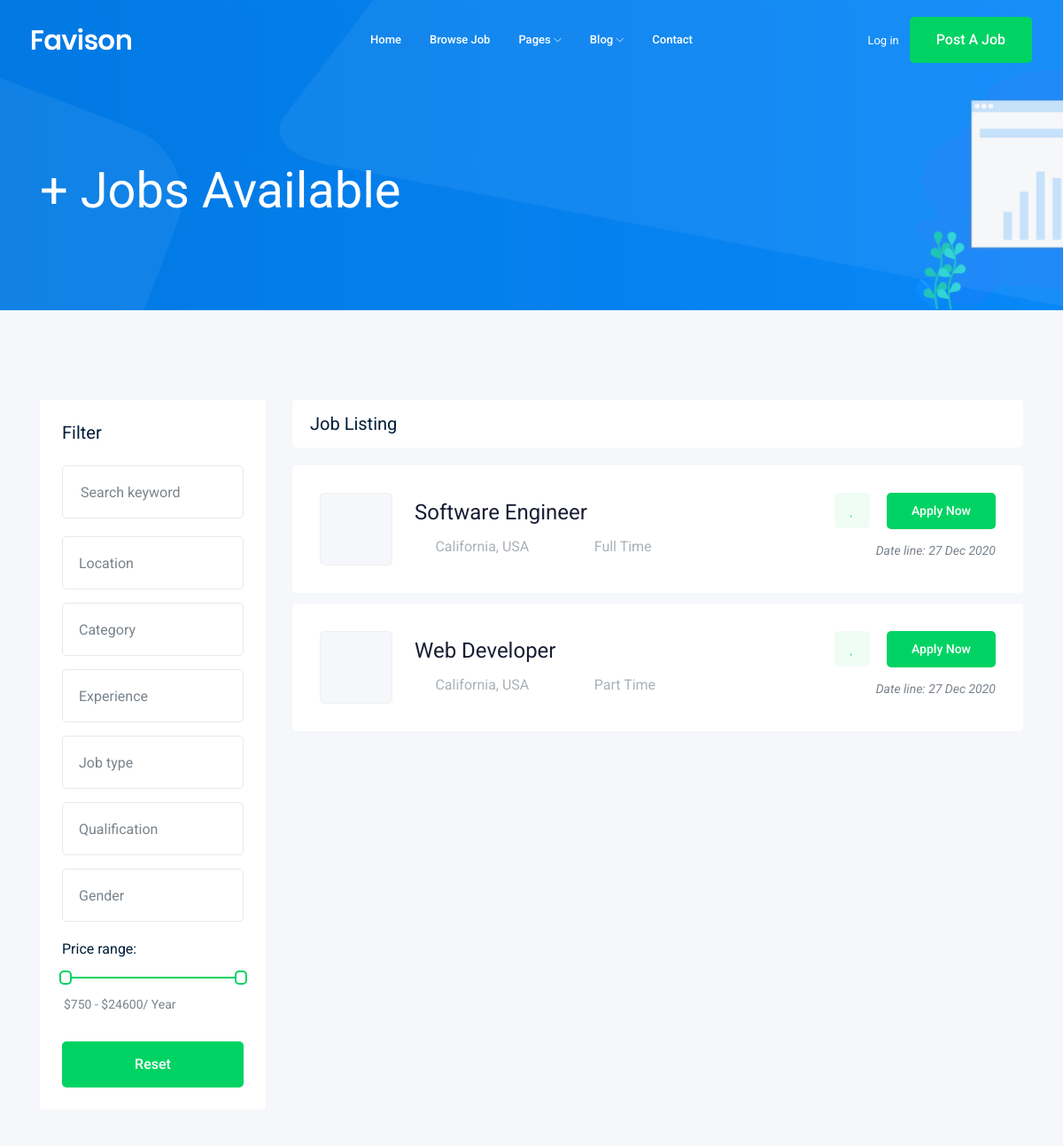
Before: /Job/ (upper part) with the older database file.
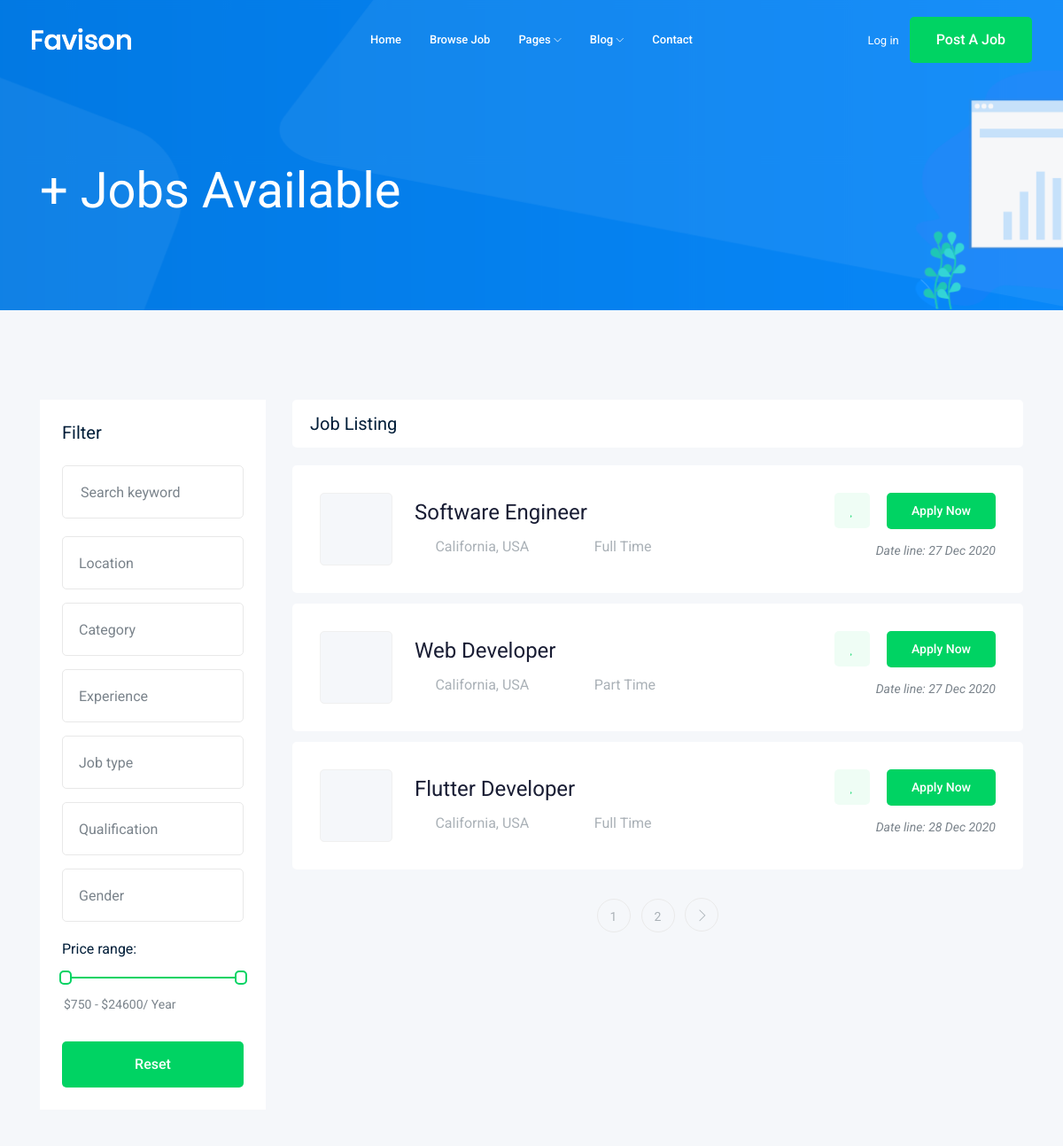
After: the same page with the newer database file.
### Job/models.py (models this page shows, shortened)
class Job(models.Model): #table
    owner=models.ForeignKey(User,on_delete=models.CASCADE,related_name='job_owner')
    title= models.CharField(max_length=100)  #column
    job_type=models.CharField(max_length=15,choices=JOB_TYPE)
    description=models.TextField(max_length=1000)
    published_at=models.DateTimeField(auto_now=True)
    Vacancy=models.IntegerField(default=1)
    Salary=models.IntegerField(default=0)
    experience=models.IntegerField(default=1)
    category=models.ForeignKey('Category',on_delete=models.CASCADE)
    image=models.ImageField(upload_to=image_upload)
    slug=models.SlugField(null=True,blank=True)
    def __str__(self):
        return self.title

### Job/views.py (the view)
# urls.py: path('',views.Job_List,name='job_list'),
def Job_List(request):
    Job_List=Job.objects.all()
    paginator = Paginator(Job_List, 3)
    page_number = request.GET.get('page')
    page_obj = paginator.get_page(page_number)
    context={'Job':page_obj} #template name
    return render(request,'Job/Job_List.html',context)

### Job/templates/Job/Job_List.html (shortened to what this page needs)
{% extends 'base.html' %}
{% block body %}
    <div class="bradcam_area bradcam_bg_1">
        <div class="container">
            <div class="row">
                <div class="col-xl-12">
                    <div class="bradcam_text">
                        <h3>{{ Job.count }}+ Jobs Available</h3>
                    </div>
                </div>
            </div>
        </div>
    </div>
    <div class="job_listing_area plus_padding">
        <div class="container">
            <div class="row">
                <div class="col-lg-3">
                    <div class="job_filter white-bg">
                        <div class="form_inner white-bg">
                            <h3>Filter</h3>
                            <form action="#">
                                <div class="row">
                                    <div class="col-lg-12">
                                        <div class="single_field">
                                            <input type="text" placeholder="Search keyword">
                                        </div>
                                    </div>
                                    <div class="col-lg-12">
                                    </div>
                                    <div class="col-lg-12">
                                    </div>
                                    <div class="col-lg-12">
                                    </div>
                                    <div class="col-lg-12">
                                    </div>
                                    <div class="col-lg-12">
                                    </div>
                                    <div class="col-lg-12">
                                    </div>
                                </div>
                            </form>
                        </div>
                        <div class="range_wrap">
                            <label for="amount">Price range:</label>
                            <div id="slider-range"></div>
                            <p>
                                <input type="text" id="amount" readonly style="border:0; color:#7A838B; font-size: 14px; font-weight:400;">
                            </p>
                        </div>
                        <div class="reset_btn">
                            <button  class="boxed-btn3 w-100" type="submit">Reset</button>
                        </div>
                    </div>
                </div>
                <div class="col-lg-9">
                    <div class="recent_joblist_wrap">
                        <div class="recent_joblist white-bg ">
                            <div class="row align-items-center">
                                <div class="col-md-6">
                                    <h4>Job Listing</h4>
                                </div>
                                <div class="col-md-6"></div>
                            </div>
                        </div>
                    </div>
                    <div class="job_lists m-0">
                        <div class="row">
                            {% for job in Job %}
                            <div class="col-lg-12 col-md-12">
                                <div class="single_jobs white-bg d-flex justify-content-between">
                                    <div class="jobs_left d-flex align-items-center">
                                        <div class="thumb">
                                        </div>
                                        <div class="jobs_conetent">
                                            <a href="{% url 'jobs:job_detail' job.slug %}"><h4>{{ job }}</h4></a>
                                            <div class="links_locat d-flex align-items-center">
                                                <div class="location">
                                                    <p> <i class="fa fa-map-marker"></i> California, USA</p>
                                                </div>
                                                <div class="location">
                                                    <p> <i class="fa fa-clock-o"></i> {{ job.job_type }}</p>
                                                </div>
                                            </div>
                                        </div>
                                    </div>
                                    <div class="jobs_right">
                                        <div class="apply_now">
                                            <a class="heart_mark" href="#"> <i class="fa fa-heart"></i> </a>
                                            <a href="{% url 'jobs:job_detail' job.slug %}" class="boxed-btn3">Apply Now</a>
                                        </div>
                                        <div class="date">
                                            <p>Date line: {{ job.published_at|date:'d M Y' }}</p>
                                        </div>
                                    </div>
                                </div>
                            </div>
                            {% endfor %}
                        </div>
                    {% if Job.has_other_pages %}
                            <div class="row">
                                <div class="col-lg-12">
                                    <div class="pagination_wrap">
                                        <ul>
                                            {% for i in Job.paginator.page_range %}
                                                <li><a href="?page={{ i }}"><span>{{ i }}</span></a></li>
                                            {% endfor %}
                                            {% if Job.has_next %}
                                                <li><a href="?page={{ Job.next_page_number }}"> <i class="ti-angle-right"></i> </a></li>
                                            {% endif %}
                                        </ul>
                                </div>
                                </div>
                            </div>
                       {% endif %}
                    </div>
                </div>
            </div>
        </div>
    </div>
{% endblock %}

### templates/base.html (shortened to what this page needs)
{% load static %}
<!doctype html>
<html class="no-js" lang="zxx">
<head>
    <link rel="stylesheet" href="{% static 'css/bootstrap.min.css'%}">
    <link rel="stylesheet" href="{% static 'css/owl.carousel.min.css'%}">
    <link rel="stylesheet" href="{% static 'css/magnific-popup.css'%}">
    <link rel="stylesheet" href="{% static 'css/font-awesome.min.css'%}">
    <link rel="stylesheet" href="{% static 'css/themify-icons.css'%}">
    <link rel="stylesheet" href="{% static 'css/nice-select.css'%}">
    <link rel="stylesheet" href="{% static 'css/flaticon.css'%}">
    <link rel="stylesheet" href="{% static 'css/jquery-ui.css'%}">
    <link rel="stylesheet" href="{% static 'css/gijgo.css'%}">
    <link rel="stylesheet" href="{% static 'css/animate.min.css'%}">
    <link rel="stylesheet" href="{% static 'css/slicknav.css'%}">
    <link rel="stylesheet" href="{% static 'css/style.css'%}">
</head>
<body>
    <header>
        <div class="header-area ">
            <div id="sticky-header" class="main-header-area">
                <div class="container-fluid ">
                    <div class="header_bottom_border">
                        <div class="row align-items-center">
                            <div class="col-xl-3 col-lg-2">
                                <div class="logo">
                                    <a href="index.html">
                                        <img src="img/logo.png" alt="">
                                    </a>
                                </div>
                            </div>
                            <div class="col-xl-6 col-lg-7">
                                <div class="main-menu  d-none d-lg-block">
                                    <nav>
                                        <ul id="navigation">
                                            <li><a href="index.html">home</a></li>
                                            <li><a href="jobs.html">Browse Job</a></li>
                                            <li><a href="#">pages <i class="ti-angle-down"></i></a>
                                            </li>
                                            <li><a href="#">blog <i class="ti-angle-down"></i></a>
                                            </li>
                                            <li><a href="contact.html">Contact</a></li>
                                        </ul>
                                    </nav>
                                </div>
                            </div>
                            <div class="col-xl-3 col-lg-3 d-none d-lg-block">
                                <div class="Appointment">
                                    <div class="phone_num d-none d-xl-block">
                                        <a href="#">Log in</a>
                                    </div>
                                    <div class="d-none d-lg-block">
                                        <a class="boxed-btn3" href="#">Post a Job</a>
                                    </div>
                                </div>
                            </div>
                            <div class="col-12">
                            </div>
                        </div>
                    </div>
                </div>
            </div>
        </div>
    </header>
    {% block body %}
    {% endblock %}
</body>
</html>

Changed rows visible on the page:
added Job: title "Flutter Developer", job_type "Full Time", published_at "28 Dec 2020"
Other visible differences:
new list line: "1"
new list line: "2"
